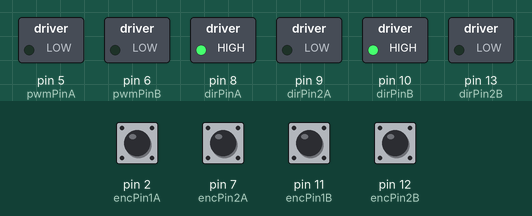
This sketch was run on a simulated Arduino Uno, built with avr-gcc and run on an emulated ATmega328P. Parts: switched loads named in the sketch (green lamp = pin HIGH). Inputs (shaded band) come from the test bench; at power-on: pin 2 (encPin1A), pin 7 (encPin2A), pin 11 (encPin1B), pin 12 (encPin2B) HIGH. What the sketch prints to the serial monitor is not drawn.

Above: at 0.1 s.
Timing chart, 0 to 1.6 s (numbered marks = the images above):
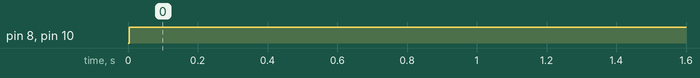

The sketch:

driver_code.ino
```cpp
#include <MemoryFree.h>

//2 DOF Hapkit with GRBL interface

#include <math.h>
#define pi 3.141592
#include <string.h>
#include <stdio.h>
#include <Streaming.h>
//Pin declares for Motor+Encoder A
int pwmPinA = 5;   // PWM output pin for motor 1
int dirPinA = 8;   // direction output pin for motor 1
int dirPin2A = 9;  // 2nd direction output pin for motor 1
//int sensorPosPinA = A2;  // input pin for MR sensor *NOT USED*
//int fsrPinA = A3;        // input pin for FSR sensor *NOT USED*
int encPin1A = 2;  // encoder read pin 1
int encPin2A = 7;  // encoder read pin 2

//Pin declares for Motor+Encoder B
int pwmPinB = 6;    // PWM output pin for motor 1
int dirPinB = 10;   // direction output pin for motor 1
int dirPin2B = 13;  // 2nd direction output pin for motor 1
//int sensorPosPinB = A2;  // input pin for MR sensor *NOT USED*
//int fsrPinB = A3;        // input pin for FSR sensor *NOT USED*
int encPin1B = 11;  // encoder read pin 1
int encPin2B = 12;  // encoder read pin 2

//Pulley and sector radii
double rs = 0.075;   //[m]
double rp = 0.0094;  //[m]

//Leader variables
int updatedPosA = 0;                                                         // keeps track of the encoder position
volatile int lastRawPosA = 0;                                                // 'volatile' as it is modified in an interrupt
int updatedPosB = 0;                                                         // keeps track of the encoder position
volatile int lastRawPosB = 0;                                                // 'volatile' as it is modified in an interrupt                     // last last raw reading from MR sensor
int EncLookup[16] = { 0, -1, 1, 2, 1, 0, 2, -1, -1, 2, 0, 1, 2, 1, -1, 0 };  // encoder increment lookup table

// Force output variables
double forceA = 0;         // Force at the handle
double TpA = 0;            // Torque of the motor pulley
double dutyA = 0;          // Duty cylce (between 0 and 255)
unsigned int outputA = 0;  // Output command to the motor

// Force output variables
double forceB = 0;         // Force at the handle
double TpB = 0;            // Torque of the motor pulley
double dutyB = 0;          // Duty cylce (between 0 and 255)
unsigned int outputB = 0;  // Output command to the motor

//Force rendering
double epsilon = .001;
double k = .25;  //spring constant
double ff_x1 = 10;
double ff_y1 = 5;  //Force field location
double ff_x2 = -10;
double ff_y2 = 5;
double distance;  //distance of hapkit from target location
double max_attraction = 1;
//Render line equation given ff_x1,ff_y1,ff_x2,ff_y2
double x_online;
double y_online;

unsigned long int curr_time = 0;
unsigned long int prev_time = 0;

double tsA = 0;
double tsB = 0;

double x2, y2, x4, y4, xH, yH;

double x3 = 0;
double y3 = 0;
double last_x3, last_y3;
double velocity;

double l1 = 5;
double l2 = 6;
double l3 = 6;
double l4 = 5;
double l5 = 2.5;

double p4p2 = 0;
double php2 = 0;
double p3ph = 0;

volatile int newRawPosA, encIncA;
volatile int newRawPosB, encIncB;

long int time_since_last_flush;

void readEncoderA() {
  newRawPosA = digitalRead(encPin1A) * 2 + digitalRead(encPin2A);
  encIncA = EncLookup[lastRawPosA * 4 + newRawPosA];

  updatedPosA += encIncA;
  lastRawPosA = newRawPosA;
}

void readEncoderB() {
  newRawPosB = digitalRead(encPin1B) * 2 + digitalRead(encPin2B);
  encIncB = EncLookup[lastRawPosB * 4 + newRawPosB];

  updatedPosB += encIncB;
  lastRawPosB = newRawPosB;
}

void setup() {
  // Set up serial communication
  Serial.begin(115200);
  time_since_last_flush = micros();

  //MOTOR A
  // Set PWM frequency
  //setPwmFrequency(pwmPinA,1);

//  while (Serial.available()==0) {  }

  // Input pins
  //pinMode(sensorPosPinA, INPUT); // set MR sensor pin to be an input
  //pinMode(fsrPinA, INPUT);       // set FSR sensor pin to be an input
  pinMode(encPin1A, INPUT);  // set encoder pin 1 to be an input
  pinMode(encPin2A, INPUT);  // set encoder pin 2 to be an input

  // Output pins
  pinMode(pwmPinA, OUTPUT);   // PWM pin for motor A
  pinMode(dirPinA, OUTPUT);   // dir pin for motor A
  pinMode(dirPin2A, OUTPUT);  // second dir pin for motor A

  // Initialize motor
  analogWrite(pwmPinA, 0);     // set to not be spinning (0/255)
  digitalWrite(dirPinA, LOW);  // set direction
  digitalWrite(dirPin2A, LOW);

  // Initialize position valiables
  lastRawPosA = digitalRead(encPin1A) * 2 + digitalRead(encPin2A);

  attachInterrupt(digitalPinToInterrupt(encPin1A), readEncoderA, CHANGE);
  attachInterrupt(digitalPinToInterrupt(encPin2A), readEncoderA, CHANGE);

  //MOTOR B
  // Set PWM frequency
  //setPwmFrequency(pwmPinB,1);

  // Input pins
  //pinMode(sensorPosPinB, INPUT); // set MR sensor pin to be an input
  //pinMode(fsrPinB, INPUT);       // set FSR sensor pin to be an input
  pinMode(encPin1B, INPUT);  // set encoder pin 1 to be an input
  pinMode(encPin2B, INPUT);  // set encoder pin 2 to be an input

  // Output pins
  pinMode(pwmPinB, OUTPUT);   // PWM pin for motor A
  pinMode(dirPinB, OUTPUT);   // dir pin for motor A
  pinMode(dirPin2B, OUTPUT);  // second dir pin for motor A

  // Initialize motor
  analogWrite(pwmPinB, 0);     // set to not be spinning (0/255)
  digitalWrite(dirPinB, LOW);  // set direction
  digitalWrite(dirPin2B, LOW);

  // Initialize position valiables
  lastRawPosB = digitalRead(encPin1B) * 2 + digitalRead(encPin2B);

  attachInterrupt(digitalPinToInterrupt(encPin1B), readEncoderB, CHANGE);
  attachInterrupt(digitalPinToInterrupt(encPin2B), readEncoderB, CHANGE);


}


struct position {
  double x;
  double y;
};

struct angle_pair {
  double t1;
  double t2;
};


angle_pair test_pair;

boolean epsequal(double a1,double b1){
  if(abs(a1-b1) < .001){
    return true;
  }
  return false;
}
double l22 = pow(l2, 2);
double l32 = pow(l3, 2);
// https://replit.com/@jafferali1/inversekinematics#main.cpp
void forward_kinematics(double tsA, double tsB) {

  x2 = l1 * cosf(tsA);
  y2 = l1 * sinf(tsA);
  x4 = l4 * cosf(tsB) + l5;
  y4 = l4 * sinf(tsB);

  p4p2 = sqrt(pow(x2 - x4, 2) + pow(y2 - y4, 2));  // distance from p4 to p2
  if (epsequal(p4p2, 0)) {
    return;
  }
  php2 = (pow(l2, 2) - pow(l3, 2) + pow(p4p2, 2)) / (2 * p4p2);

  xH = x2 + (php2 / p4p2) * (x4 - x2);
  yH = y2 + (php2 / p4p2) * (y4 - y2);

  if (abs(php2) <= l2) {
    p3ph = sqrt(pow(l2, 2) - pow(php2, 2));
  }

  y3 = yH + (p3ph / p4p2);// * (x4 - x2);
  x3 = xH + -(p3ph / p4p2) * (y4 - y2);

//  Serial << "\nyH: " <<  yH << " p3ph: " << p3ph << " p4p2: " << p4p2 << " x4: " << x4 << " x2: " << x2 << "\n";
//  Serial<<"n3: " << n3 << " y3: " << y3 << "\n";
  //test_pair = inverse_kinematics(x3, y3);
}

double l13, l53, alphaOne, betaOne, thetaOne, alphaFive, betaFive, thetaFive;

struct angle_pair inverse_kinematics(double target_x, double target_y) {
  l13 = sqrt(pow(target_x, 2) + pow(target_y, 2));
  l53 = sqrt(pow(l5 - target_x, 2) + pow(target_y, 2));

  alphaOne = acos((pow(l1, 2) + pow(l13, 2) - pow(l2, 2)) / (2 * l1 * l13));
  betaOne = atan2(target_y, target_x);
  thetaOne = alphaOne + betaOne;


  alphaFive = atan2(target_y, l5 - target_x);
  betaFive = acos((pow(l53, 2) + pow(l4, 2) - pow(l3, 2)) / (2 * l53 * l4));
  thetaFive = pi - (alphaFive + betaFive);

  angle_pair end_position;

  end_position.t1 = thetaOne;
  end_position.t2 = thetaFive;

  return end_position;
}

double norm(double v1_x, double v1_y, double v2_x, double v2_y) {
  double result = sqrt(pow(v1_x - v2_x, 2.) + pow(v1_y - v2_y, 2.));
  return result;
}

// Jacobian variables
double jd, jb, jh, del1_x2, del1_y2, del5_x4, del5_y4;
double del1_y4 = 0.0;
double del1_x4 = 0.0;
double del5_y2 = 0.0;
double del5_x2 = 0.0;
double del1_d, del1_b, del1_h;
double del1_yh, del1_xh, del1_y3, del1_x3;
double del5_d, del5_b, del5_h, del5_yh, del5_xh, del5_y3, del5_x3;
double Fx, Fy;

void Jacobian() {
  jd = norm(x2, y2, x4, y4);
  jb = norm(x2, y2, xH, yH);
  jh = norm(x3, y3, xH, yH);

  if (epsequal(jd, 0) || epsequal(jb, 0) || epsequal(jh, 0)) {
    return;
  }

  del1_x2 = -l1 * sin(tsA);  //NOTE: THE AUTHOR FORGOT NEGATIVE SIGN IN THE PAPER
  del1_y2 = l1 * cos(tsA);
  del5_x4 = -l4 * sin(tsB);  //NOTE: THE AUTHOR FORGOT NEGATIVE SIGN IN THE PAPER
  del5_y4 = l4 * cos(tsB);

  if(epsequal(del1_y4, del1_y2) || epsequal(del1_x4, del1_x2) || epsequal(x4, x2) || epsequal(y4, y2)){
    //return;
  }
  if(epsequal(del5_x4, del5_x2) || epsequal(del5_y4, del5_y2)){
   //return;
  }
  //joint 1
  del1_d = (((x4 - x2) * (del1_x4 - del1_x2)) + ((y4 - y2) * (del1_y4 - del1_y2))) / jd;
  del1_b = del1_d - (del1_d * (((l2 * l2) - (l3 * l3) + (jd * jd)) / (2.0 * jd * jd)));
  del1_h = -jb * del1_b / jh;


  del1_yh = del1_y2 + (del1_b * jd - del1_d * jb) / (jd * jd) * (y4 - y2) + jb / jd * (del1_y4 - del1_y2);
  del1_xh = del1_x2 + (del1_b * jd - del1_d * jb) / (jd * jd) * (x4 - x2) + jb / jd * (del1_x4 - del1_x2);

  del1_y3 = del1_yh - jh / jd * (del1_x4 - del1_x2) - (del1_h * jd - del1_d * jh) / (jd * jd) * (x4 - x2);
  del1_x3 = del1_xh + jh / jd * (del1_y4 - del1_y2) + (del1_h * jd - del1_d * jh) / (jd * jd) * (y4 - y2);

  //joint 2
  del5_d = (((x4 - x2) * (del5_x4 - del5_x2)) + ((y4 - y2) * (del5_y4 - del5_y2))) / jd;
  del5_b = del5_d - (del5_d * (l2 * l2 - l3 * l3 + jd * jd)) / (2.0 * jd * jd);
  del5_h = -jb * del5_b / jh;

  del5_yh = del5_y2 + (del5_b * jd - del5_d * jb) / (jd * jd) * (y4 - y2) + jb / jd * (del5_y4 - del5_y2);
  del5_xh = del5_x2 + (del5_b * jd - del5_d * jb) / (jd * jd) * (x4 - x2) + jb / jd * (del5_x4 - del5_x2);

  del5_y3 = del5_yh - jh / jd * (del5_x4 - del5_x2) - (del5_h * jd - del5_d * jh) / (jd * jd) * (x4 - x2);
  del5_x3 = del5_xh + jh / jd * (del5_y4 - del5_y2) + (del5_h * jd - del5_d * jh) / (jd * jd) * (y4 - y2);
}
//angle_pair target_thetas = inverse_kinematics(ff_x,ff_y);

double dxydt, dxdt, dydt;
double dxydt_filt, dxdt_filt, dydt_filt;
double last_dxydt, last_dxdt, last_dydt;

double dt;

double last_tsA, last_tsB;
double dtsA, dtsB;
double b = .02;
double dampening;


struct line_render {
  double distance;
  double x_online;
  double y_online;
};


//find shortest distance to line and point on line closest to current position
struct line_render closestpoint(double cur_x, double cur_y, double slope, double intercept) {
  distance = (abs((slope * cur_x) - (cur_y) + intercept)) / (sqrt(pow(slope, 2)) + pow(-1, 2));
  x_online = (-(-cur_x - (slope * cur_y)) - (slope * intercept)) / (pow(slope, 2) + pow(-1, 2));
  y_online = (slope * (cur_x + (slope * cur_y)) - (-1 * intercept)) / (pow(slope, 2) + pow(-1, 2));

  line_render line_prop;
  line_prop.distance = distance;
  line_prop.x_online = x_online;
  line_prop.y_online = y_online;

  return line_prop;
}


line_render line_prop;
double target_slope = (ff_y1 - ff_y2) / (ff_x1 - ff_x2);
double y_intercept = ff_y1 - (target_slope * ff_x1);

long int loop_count = 0;

void loop() {
  loop_count++;
  last_tsA = tsA;
  last_tsB = tsB;

  tsA = -radians(0.35 * (rp / rs) * updatedPosA) + radians(180 - 40);  //theta1
  tsB = radians(0.35 * (rp / rs) * updatedPosB) + radians(40);         //theta2
  curr_time = micros();  //64.0;

  dt = double(curr_time - prev_time)/10e6;


  forward_kinematics(tsA, tsB);
  // VELOCITY CALCULATIONS

  if(dt > .003){
    prev_time = curr_time;

    dxydt = sqrt(pow(x3 - last_x3, 2.) + pow(y3 - last_y3, 2.)) / dt;
    dxdt = (x3 - last_x3) / dt;
    dydt = (y3 - last_y3) / dt;


    dxydt_filt = dxydt * .9 + last_dxydt * .1;
    dxdt_filt = dxdt * .9 + last_dxdt * .1;
    dydt_filt = dydt * .9 + last_dydt * .1;
    last_x3 = x3;
    last_y3 = y3;

    last_dxdt = dxdt_filt;
    last_dydt = dydt_filt;
    last_dxydt = dxydt_filt;

    Serial << x3 << "a" << y3 << "\n";
  }


  // FILTERS, UNTESTED


  //force rendering
  line_prop = closestpoint(x3, y3, target_slope, y_intercept);

  if (line_prop.distance < .25) {
      Fx = -k*(x3 - line_prop.x_online);
      Fy = -k*(y3 - line_prop.y_online);
  } else {
    Fx=0;//= dxdt_filt * b;
    Fy=0;// -dydt_filt * b;
  }
  //Fx = dxdt_filt * b;
  //Fy = 0;5;-dydt_filt * b;


  if((curr_time - time_since_last_flush) > 6000000){
    Serial.flush();
    time_since_last_flush = micros();
  }
  Jacobian();  // compute jacobian

  double Tleftx = Fx * del1_x3;
  double Trightx = Fx * del5_x3;
  double Tlefty = Fy * del1_y3;
  double Trighty = Fy * del5_y3;

  TpA = (rp / rs) * (Tleftx + Tlefty);
  TpB = (rp / rs) * (Trightx + Trighty);


  //FORCE OUTPUT
  // Determine correct direction for motor torque
  if (TpA > 0) {
    digitalWrite(dirPinA, LOW);
    digitalWrite(dirPin2A, HIGH);
  } else {
    digitalWrite(dirPinA, HIGH);
    digitalWrite(dirPin2A, LOW);
  }
  if (TpB > 0) {
    digitalWrite(dirPinB, LOW);
    digitalWrite(dirPin2B, HIGH);
  } else {
    digitalWrite(dirPinB, HIGH);
    digitalWrite(dirPin2B, LOW);
  }

  // Compute the duty cycle required to generate Tp (torque at the motor pulley)
  dutyA = sqrt(abs(TpA) / 0.03);
  dutyB = sqrt(abs(TpB) / 0.03);

  // Make sure the duty cycle is between 0 and 100%
  if (dutyA > 1) {
    dutyA = 1;
  } else if (dutyA < 0) {
    dutyA = 0;
  }
  if (dutyB > 1) {
    dutyB = 1;
  } else if (dutyB < 0) {
    dutyB = 0;
  }

  outputA = (int)(dutyA * 255);   // convert duty cycle to output signal
  outputB = (int)(dutyB * 255);   // convert duty cycle to output signal

  analogWrite(pwmPinA, outputA);  // output the signal
  analogWrite(pwmPinB, outputB);  // output the signal

  //delay(30);

}
```

Measured:
- by itself, pin 8 (dirPinA), pin 10 (dirPinB): LOW → HIGH at 0.00 s
